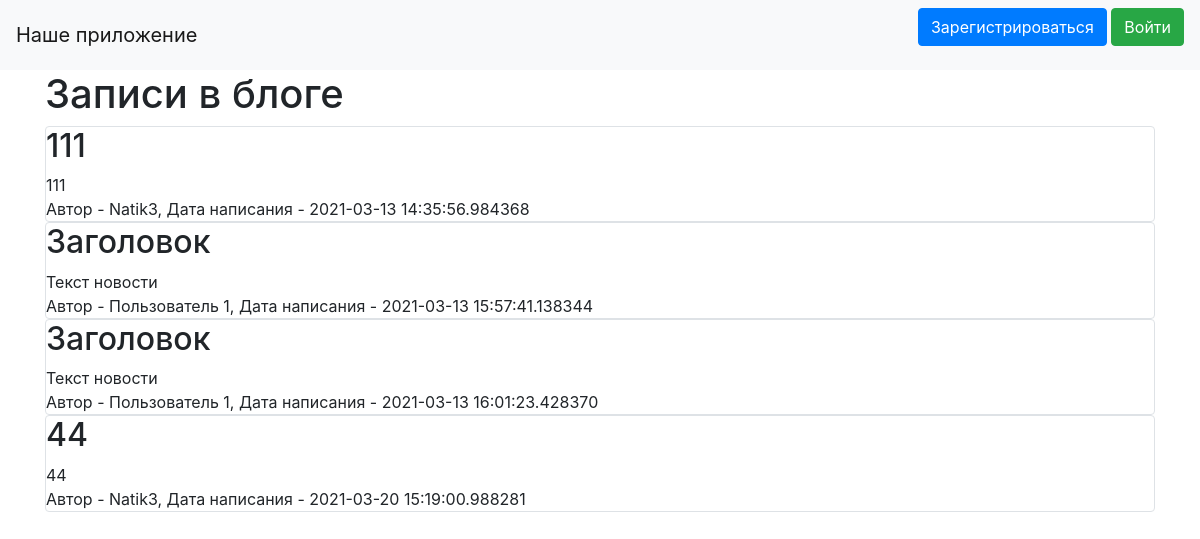
The page / on the database its author committed.
### data/news.py (models this page shows)
class News(SqlAlchemyBase, UserMixin, SerializerMixin):
    __tablename__ = 'news'
    id = sqlalchemy.Column(sqlalchemy.Integer,
                           primary_key=True, autoincrement=True)
    title = sqlalchemy.Column(sqlalchemy.String, nullable=True)
    content = sqlalchemy.Column(sqlalchemy.String, nullable=True)
    created_date = sqlalchemy.Column(sqlalchemy.DateTime,
                                     default=datetime.datetime.now)
    is_private = sqlalchemy.Column(sqlalchemy.Boolean, default=True)
    user_id = sqlalchemy.Column(sqlalchemy.Integer,
                                sqlalchemy.ForeignKey("users.id"))
    user = orm.relation('User')

### data/users.py (models this page shows, shortened)
class User(SqlAlchemyBase, UserMixin, SerializerMixin):
    __tablename__ = 'users'
    id = sqlalchemy.Column(sqlalchemy.Integer,
                           primary_key=True, autoincrement=True)
    name = sqlalchemy.Column(sqlalchemy.String, nullable=True)
    about = sqlalchemy.Column(sqlalchemy.String, nullable=True)
    email = sqlalchemy.Column(sqlalchemy.String,
                              index=True, unique=True, nullable=True)
    hashed_password = sqlalchemy.Column(sqlalchemy.String, nullable=True)
    created_date = sqlalchemy.Column(sqlalchemy.DateTime,
                                     default=datetime.datetime.now)
    news = orm.relation("News", back_populates='user')

### main.py (the view)
    @app.route("/")
    def index():
        db_sess = db_session.create_session()
        news = db_sess.query(News).filter(News.is_private != True)
        if current_user.is_authenticated:
            news = db_sess.query(News).filter(
                (News.user == current_user) | (News.is_private != True))
        else:
            news = db_sess.query(News).filter(News.is_private != True)
        return render_template("index.html", news=news)

### data/db_session.py (called while the page is built)
def create_session() -> Session:
    global __factory
    return __factory()

### templates/index.html (shortened to what this page needs)
{% extends "base.html" %}
{% block content %}
<h1>Записи в блоге</h1>
{% for item in news%}
<div class="col-md6 border rounded">
    <h2>{{item.title}}</h2>
    <div>
        {{item.content}}
    </div>
    <div>
        Автор - {{item.user.name}}, Дата написания - {{item.created_date}}
    </div>
</div>
{% endfor %}
{% endblock %}

### templates/base.html (shortened to what this page needs)
<!doctype html>
<html lang="en">
<head>
    <link rel="stylesheet"
          href="https://stackpath.bootstrapcdn.com/bootstrap/4.4.1/css/bootstrap.min.css"
>
</head>
<body>
<header>
    <nav class="navbar navbar-light bg-light">
        <a class="navbar-brand" href="#">Наше приложение</a>
        {% if current_user.is_authenticated %}
    <a class="navbar-brand" href="/logout">{{ current_user.name }}</a>
{% else %}
    <p>
        <a class="btn btn-primary " href="/register">Зарегистрироваться</a>
        <a class="btn btn-success" href="/login">Войти</a>
    </p>
{% endif %}
    </nav>
</header>
<main role="main" class="container">
    {% block content %}{% endblock %}
</main>
</body>
</html>

### rows shown on the page
News: title "111", content "111", user.name "Natik3", created_date "2021-03-13 14:35:56.984368"
News: title "Заголовок", content "Текст новости", user.name "Пользователь 1", created_date "2021-03-13 15:57:41.138344"
News: title "Заголовок", content "Текст новости", user.name "Пользователь 1", created_date "2021-03-13 16:01:23.428370"
News: title "44", content "44", user.name "Natik3", created_date "2021-03-20 15:19:00.988281"
